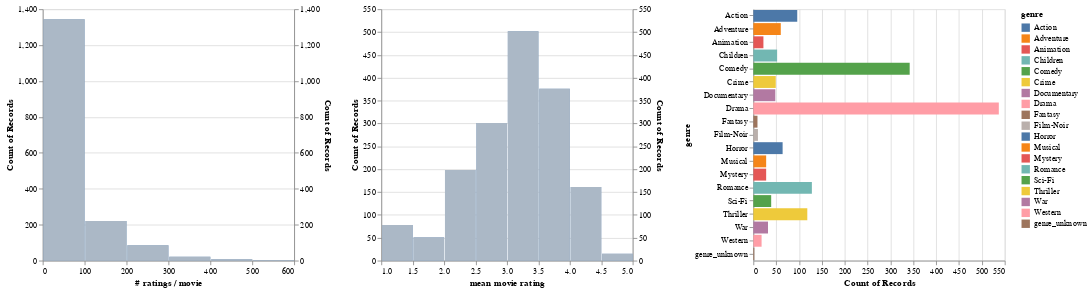

The code cell stored with this chart in its notebook:
### Markdown cell above
Selain data ratings, kita juga perlu melakukan hal yang sama pada data movies dengan menggunakan kode berikut.

### Code cell
movies_ratings = movies.merge(
    ratings
    .groupby('movie_id', as_index=False)
    .agg({'rating': ['count', 'mean']})
    .flatten_cols(),
    on='movie_id')
genre_filter = alt.selection_multi(fields=['genre'])
genre_chart = alt.Chart().mark_bar().encode(
    x="count()",
    y=alt.Y('genre'),
    color=alt.condition(
        genre_filter,
        alt.Color("genre:N"),
        alt.value('lightgray'))
).properties(height=300).add_selection(genre_filter) # add selection here
# Display the number of ratings and average rating per movie.
alt.hconcat(
    filtered_hist('rating count', '# ratings / movie', genre_filter),
    filtered_hist('rating mean', 'mean movie rating', genre_filter),
    genre_chart,
    data=movies_ratings)

### Figure 1 — Vega-Lite specification as saved in the notebook (floating-point values rounded to 4 significant figures; data arrays with more than 128 entries replaced by an {"elided": "..."} marker saying what was removed)
{"config": {"view": {"continuousWidth": 300, "continuousHeight": 300}}, "hconcat": [{"layer": [{"mark": {"type": "bar"}, "encoding": {"x": {"bin": {"maxbins": 10}, "field": "rating count", "title": "# ratings / movie", "type": "quantitative"}, "y": {"aggregate": "count", "type": "quantitative"}}, "transform": [{"filter": {"param": "param_3"}}]}, {"mark": {"type": "bar"}, "encoding": {"color": {"value": "lightgray"}, "opacity": {"value": 0.7}, "x": {"bin": {"maxbins": 10}, "field": "rating count", "title": "# ratings / movie", "type": "quantitative"}, "y": {"aggregate": "count", "type": "quantitative"}}}], "resolve": {"scale": {"y": "independent"}}, "width": 300}, {"layer": [{"mark": {"type": "bar"}, "encoding": {"x": {"bin": {"maxbins": 10}, "field": "rating mean", "title": "mean movie rating", "type": "quantitative"}, "y": {"aggregate": "count", "type": "quantitative"}}, "transform": [{"filter": {"param": "param_3"}}]}, {"mark": {"type": "bar"}, "encoding": {"color": {"value": "lightgray"}, "opacity": {"value": 0.7}, "x": {"bin": {"maxbins": 10}, "field": "rating mean", "title": "mean movie rating", "type": "quantitative"}, "y": {"aggregate": "count", "type": "quantitative"}}}], "resolve": {"scale": {"y": "independent"}}, "width": 300}, {"mark": {"type": "bar"}, "encoding": {"color": {"condition": {"param": "param_3", "field": "genre", "type": "nominal"}, "value": "lightgray"}, "x": {"aggregate": "count", "type": "quantitative"}, "y": {"field": "genre", "type": "nominal"}}, "height": 300, "name": "view_2"}], "data": {"name": "data-63ab5d35e0e8ccbc713a1231f881766d"}, "params": [{"name": "param_3", "select": {"type": "point", "fields": ["genre"]}, "views": ["view_2"]}], "$schema": "https://vega.github.io/schema/vega-lite/v5.20.1.json", "datasets": {"data-63ab5d35e0e8ccbc713a1231f881766d": {"elided": "1682 records"}}}
